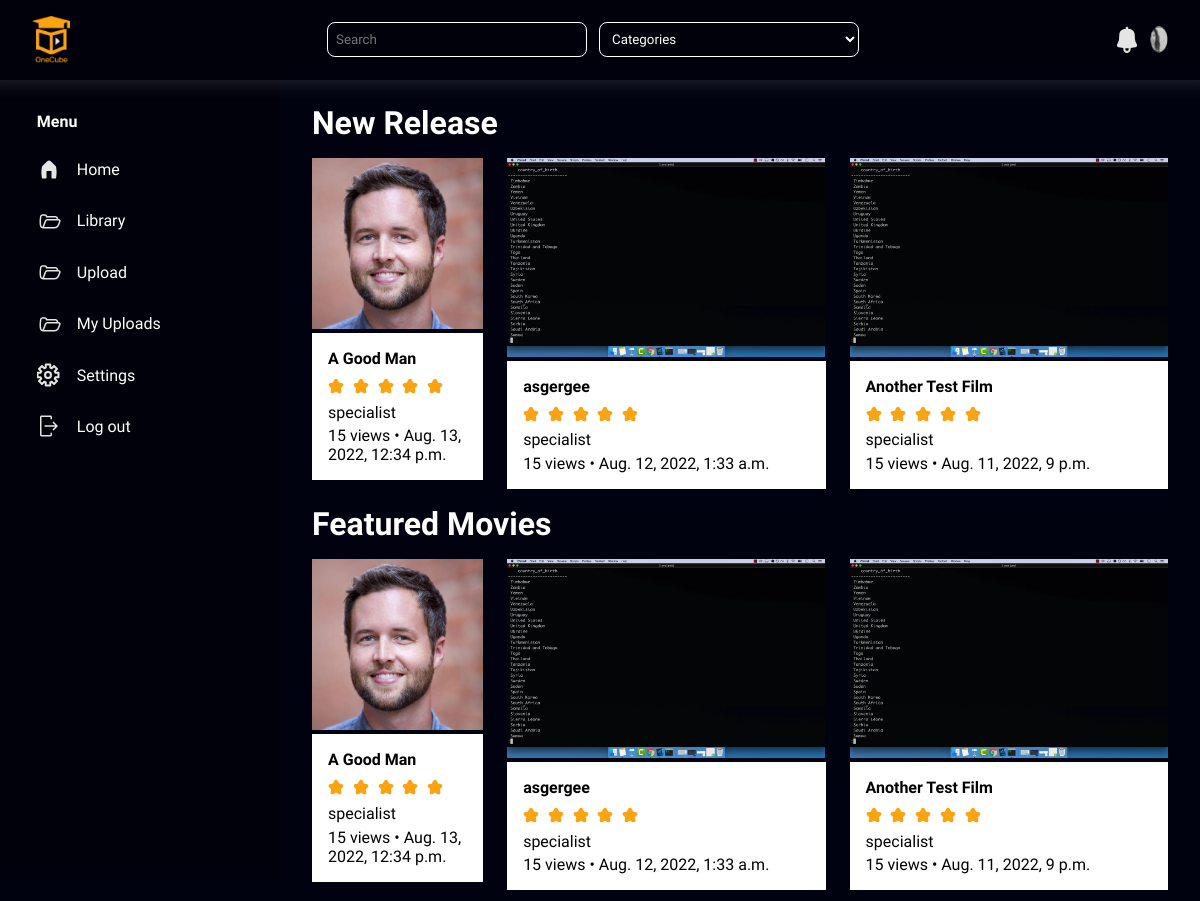
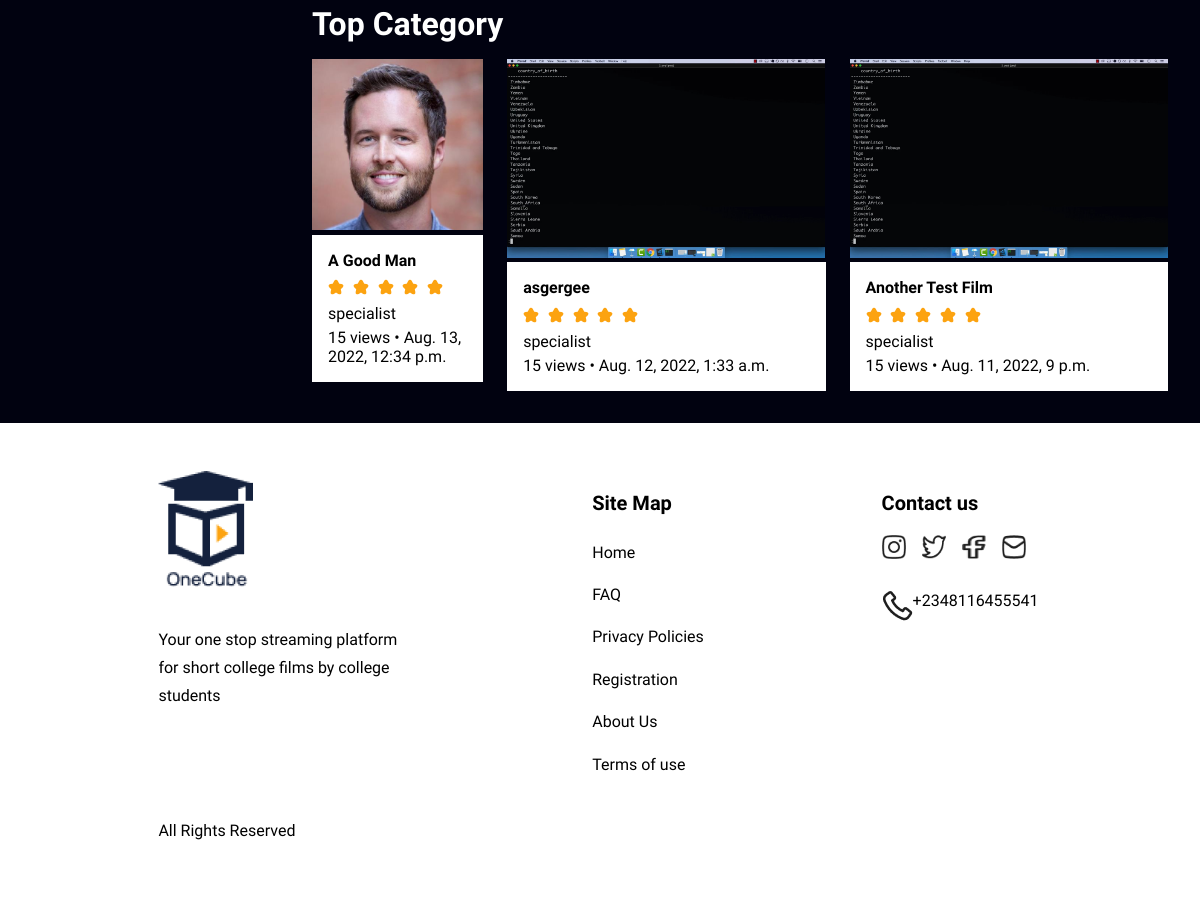
Screenshot of /dashboard/2 (signed in) with the database file from the repository (2 pictures, top to bottom).
### movie/models.py (models this page shows, shortened)
class Movie(models.Model):
    title = models.CharField(max_length=250)
    description = models.CharField(max_length=250)
    thumbnail = models.ImageField(upload_to='movies/thumbnails/%y%m%d', null=True, blank=True)
    movie = models.FileField(upload_to='movies/movie/%y%m%d', validators=[validate_file_extension], null=True)
    category =  models.TextField(choices=CATEGORY_CHOICES)
    uploader = models.ForeignKey(User, on_delete=models.CASCADE)
    length = models.CharField(max_length=100, null=True, blank=True)
    upload_date = models.DateTimeField(auto_now_add=True, null=True)
    favourites = models.ManyToManyField(User, related_name='favourite', default=None, blank=True)
    likes = models.ManyToManyField(User, related_name='movie_likes')
    dislikes = models.ManyToManyField(User, related_name='movie_dislikes')

### users/models.py (models this page shows, shortened)
class NewUser(AbstractBaseUser, PermissionsMixin):
    reg_number = models.CharField(max_length=10)
    email = models.EmailField(_('email address'), unique= True)
    college_name = models.CharField(max_length=100)
    username = models.CharField(max_length=150, blank=True)
    first_name = models.CharField(max_length=150, blank=True)
    last_name = models.CharField(max_length=150, null=True, blank=True)
    start_date = models.DateTimeField(default=timezone.now)
    is_staff = models.BooleanField(default=False)
    is_active = models.BooleanField(default=True)
    otp = models.CharField(max_length=6, null=True, blank=True)
    objects = CustomAccountManager()
    USERNAME_FIELD = "email"
    REQUIRED_FIELDS = []

### movie/views.py (the view)
# urls.py: path('dashboard/<int:pk>', dashboard, name="dashboard"),
def dashboard(request, pk):
    if request.user.id != pk:
        permission_error = 'You Have No Permission To Be Here !!!'
        return render(request, 'dashboard.html', {'permission_error':permission_error})
    film = Movie.objects.all().order_by('-upload_date')
    cats = Category.objects.all()
    data = {
        'film': film,
        'cats': cats,
    }
    return render(request, 'dashboard.html', data)

### movie/models.py (called while the page is built)
    def __str__(self):
        return self.name

### templates/dashboard.html (shortened to what this page needs)
{%load static%}
<!DOCTYPE html>
<html lang="en">
<head>
    <link rel="stylesheet" href="{%static 'css/dashboard.css'%}">
</head>
<body>
    <header class="header-for-desktop">
        <img class="logo" src="{%static 'desktop-logo.png'%}" alt="">
        <div class="search-fields">
            <input type="search" name="" id="" placeholder="Search">
            <select name="categories" id="" >
                <option value="Movies">Categories</option>
            </select>
        </div>
        <div class="notification-panel">
            <img src="{%static 'notification-icon.svg'%}" alt="">
            <img src="{%static 'Ellipse-13.png'%}" alt="">
        </div>
    </header>
    <nav id="menu">
        <h4 >Menu</h4>
        <ul>
            <li class="menu-items"><a href="{%url 'dashboard' user.id%}"><img src="{%static 'home-icon.svg'%}" alt=""> Home</a></li>
            <li class="menu-items"><a href="{%url 'library'%}"><img src="{%static 'library-icon.svg'%}" alt=""> Library</a></li>
            <li class="menu-items"><a href="{%url 'add_movie'%}"><img src="{%static 'library-icon.svg'%}" alt=""> Upload</a></li>
            <li class="menu-items"><a href="{%url 'my_videos'%}"><img src="{%static 'library-icon.svg'%}" alt=""> My Uploads</a></li>
            <li class="menu-items"><a href="{%url 'settings'%}"><img src="{%static 'settings-icon.svg'%}" alt=""> Settings</a></li>
            <li class="menu-items"><a href="{%url 'user_logout'%}"><img src="{%static 'logout-icon.svg'%}" alt=""> Log out</a></li>
        </ul>
    </nav>
    <main>
        <section>
            <h1>New Release</h1>
            <div class="gallery">
              {%for film in film%}
                <div class="movie">
                  <a href="{%url 'detail' film.id%}">
                  <video width="100%"  {%if film.thumbnail%} poster="{{film.thumbnail.url}}"{%endif%}>
                    <source src ="{{film.movie.url}}" type="video/mp4">
                  </video></a>
                    <div class="video-description">
                        <h4 class="movie-title">{{film.title}}</h4>
                        <div class="ratings">
                            <img src="{%static 'star-icon.svg'%}" alt="" >
                            <img src="{%static 'star-icon.svg'%}" alt="" >
                            <img src="{%static 'star-icon.svg'%}" alt="" >
                            <img src="{%static 'star-icon.svg'%}" alt="" >
                            <img src="{%static 'star-icon.svg'%}" alt="" >
                        </div>
                        <span class="category">{{film.uploader.username}}</span>
                        <div>
                            <span class="views">15 views</span>
                            •
                            <span class="date-uploaded">{{film.upload_date}}</span>
                        </div>
                    </div>
                </div>
                {%endfor%}
            </div>
        </section>
        <section>
            <h1>Featured Movies</h1>
            <div class="gallery">
              {%for film in film%}
              <div class="movie">
                <a href="{%url 'detail' film.id%}">
                <video width="100%" {%if film.thumbnail%} poster="{{film.thumbnail.url}}" {%endif%}>
                  <source src ="{{film.movie.url}}" type="video/mp4">
                </video></a>
                  <div class="video-description">
                      <h4 class="movie-title">{{film.title}}</h4>
                      <div class="ratings">
                          <img src="{%static 'star-icon.svg'%}" alt="" >
                          <img src="{%static 'star-icon.svg'%}" alt="" >
                          <img src="{%static 'star-icon.svg'%}" alt="" >
                          <img src="{%static 'star-icon.svg'%}" alt="" >
                          <img src="{%static 'star-icon.svg'%}" alt="" >
                      </div>
                      <span class="category">{{film.uploader.username}}</span>
                      <div>
                          <span class="views">15 views</span>
                          •
                          <span class="date-uploaded">{{film.upload_date}}</span>
                      </div>
                  </div>
              </div>
              {%endfor%}
            </div>
        </section>
        <section>
            <h1>Top Category</h1>
            <div class="gallery">
              {%for film in film%}
              <div class="movie">
                <a href="{%url 'detail' film.id%}">
                <video width="100%" {%if film.thumbnail%} poster="{{film.thumbnail.url}}" {%endif%}>
                  <source src ="{{film.movie.url}}" type="video/mp4">
                </video></a>
                  <div class="video-description">
                      <h4 class="movie-title">{{film.title}}</h4>
                      <div class="ratings">
                          <img src="{%static 'star-icon.svg'%}" alt="" srcset="">
                          <img src="{%static 'star-icon.svg'%}" alt="" srcset="">
                          <img src="{%static 'star-icon.svg'%}" alt="" srcset="">
                          <img src="{%static 'star-icon.svg'%}" alt="" srcset="">
                          <img src="{%static 'star-icon.svg'%}" alt="" srcset="">
                      </div>
                      <span class="category">{{film.uploader.username}}</span>
                      <div>
                          <span class="views">15 views</span>
                          •
                          <span class="date-uploaded">{{film.upload_date}}</span>
                      </div>
                  </div>
              </div>
              {%endfor%}
            </div>
        </section>
    </main>
    <footer>
        <section>
            <div>
                <img src="{%static 'desktop-footer-logo.png'%}" alt="">
                <p>Your one stop streaming platform for short college films by college students</p>
            </div>
            <div class="site-map">
                <h4>Site Map</h4>
                <ul>
                    <li><a href="{%url 'dashboard' user.id%}">Home</a> </li>
                    <li><a href="">FAQ</a> </li>
                    <li><a href="">Privacy Policies</a> </li>
                    <li><a href="">Registration</a></li>
                    <li><a href="">About Us</a></li>
                    <li><a href="{%url 'terms'%}">Terms of use</a></li>
                </ul>
            </div>
            <div class="contact">
                <h4>Contact us</h4>
                <div class="social-links">
                    <img src="{%static 'desktop-insta.png'%}" alt="">
                    <img src="{%static 'desktop-twitter.png'%}" alt="">
                    <img src="{%static 'desktop-fb.png'%}" alt="">
                    <img src="{%static 'desktop-mail.png'%}" alt="">
                </div>
                <div class="phone">
                    <img src="{%static 'desktop-phone.png'%}" alt="">
                    <p>+2348116455541</p>
                </div>
            </div>
        </section>
        <p class="rights">All Rights Reserved</p>
    </footer>
</body>
</html>

### static/css/dashboard.css (style rules this page uses)
* { margin: 0; padding: 0; box-sizing: border-box; font-family: 'Raleway', 'Segoe UI'; }
body { position: relative; overflow-x: hidden; background-color: #010210; }
.header-for-desktop { display: none; }
.header-for-mobile .search-fields input, select { border-top: 4px solid #FCA311; border-right: 8px solid #FCA311; border-bottom: 4px solid #FCA311; border-left: 8px solid #FCA311; border-radius: 8px; width: 100%; padding: 0.6em; margin-left: 12px; }
.notification-panel { display: flex; }
.notification-panel * + * { padding-left: 12px; }
.logo { width: 38px; }
nav { color: white; position: absolute; top: 0; right: 100vw; width: 100%; height: 100vh; background-color: #01010B; padding: 2.5em 0 0 3em; transition: 500ms ease-in-out all; }
nav h4 { margin: 1em 0; }
nav a { display: flex; align-items: center; justify-content: start; color: white; text-decoration: none; }
li { list-style: none; line-height: 40px; margin: 0.4em 0; }
li a img { margin-right: 16px; }
main { padding: 2em; background-color: #010210; }
.gallery { display: flex; gap: 24px; overflow-x: scroll; }
.movie { display: flex; flex-direction: column; width: fit-content; }
section h1 { font-size: 2em; color: white; margin: 0.5em 0; }
.video-description { padding: 1em; background-color: white; }
.video-description * + * { margin-top: 0.3em; }
.ratings { margin: 0.3em 0; }
.ratings * + * { margin-left: 0.3em; }
footer { background: white; padding: 3em; }
footer section { display: flex; flex-direction: column; justify-content: center; align-items: center; text-align: center; width: 80%; margin: auto; }
footer h4 { font-size: 22px; font-weight: 600; margin: 1em 0; }
footer li { list-style-type: none; line-height: 25px; }
footer a { text-decoration: none; color: black; }
footer .rights { text-align: center; }
footer .social-links { display: flex; }
footer .social-links img { width: 24px; height: 24px; margin-right: 1em; }
footer .phone { display: flex; margin: 2em 0; }
@media (min-width: 768px) { footer section { flex-direction: row; justify-content: space-between; align-items: start; text-align: left; width: 80%; margin: auto; flex-basis: 100%; } }
@media (min-width: 768px) { footer section div:first-child p { width: 16em; margin: 2em 0; line-height: 28px; } }
@media (min-width: 768px) { footer h4 { font-size: 20px; font-weight: 600; margin: 1em 0; } }
@media (min-width: 768px) { footer li { list-style-type: none; line-height: 36px; } }
@media (min-width: 768px) { footer .rights { width: 80%; text-align: left; margin: 2em auto; } }
@media (min-width: 768px) { footer .social-links img { width: 24px; height: 24px; } }
@media screen and (min-width: 768px) { .header-for-desktop { position: fixed; width: 100%; z-index: 1; display: flex; justify-content: space-between; align-items: center; padding: 1em 2em; background-color: #01010B; box-shadow: 0px -20px 21px 20px rgb(255 255 255 / 18%); } }
@media screen and (min-width: 768px) { .header-for-desktop .search-fields { display: flex; justify-content: center; width: 90%; } }
@media screen and (min-width: 768px) { .header-for-desktop .search-fields input, select { border: 1px solid white; background: transparent; color: white; border-radius: 8px; width: 30%; max-width: 260px; padding: 0.6em; } }
@media screen and (min-width: 768px) { nav { position: fixed; top: unset; left: 0; width: 280px; max-width: 300px; margin-top: 5em; padding: 1em 0 0 2.3em; transition: 0ms ease-in-out all; } }
@media screen and (min-width: 768px) { nav h4 { margin: 1em 0; } }
@media screen and (min-width: 768px) { nav a { display: flex; align-items: center; justify-content: start; color: white; text-decoration: none; } }
@media screen and (min-width: 768px) { li { list-style: none; line-height: 45px; } }
@media screen and (min-width: 768px) { li a img { margin-right: 16px; } }
@media screen and (min-width: 768px) { main { margin-left: 280px; padding-top: 5.5em; } }

### rows the page displays
Movie: title "A Good Man", uploader.username "specialist", upload_date "Aug. 13, 2022, 12:34 p.m."
Movie: title "asgergee", uploader.username "specialist", upload_date "Aug. 12, 2022, 1:33 a.m."
Movie: title "Another Test Film", uploader.username "specialist", upload_date "Aug. 11, 2022, 9 p.m."
